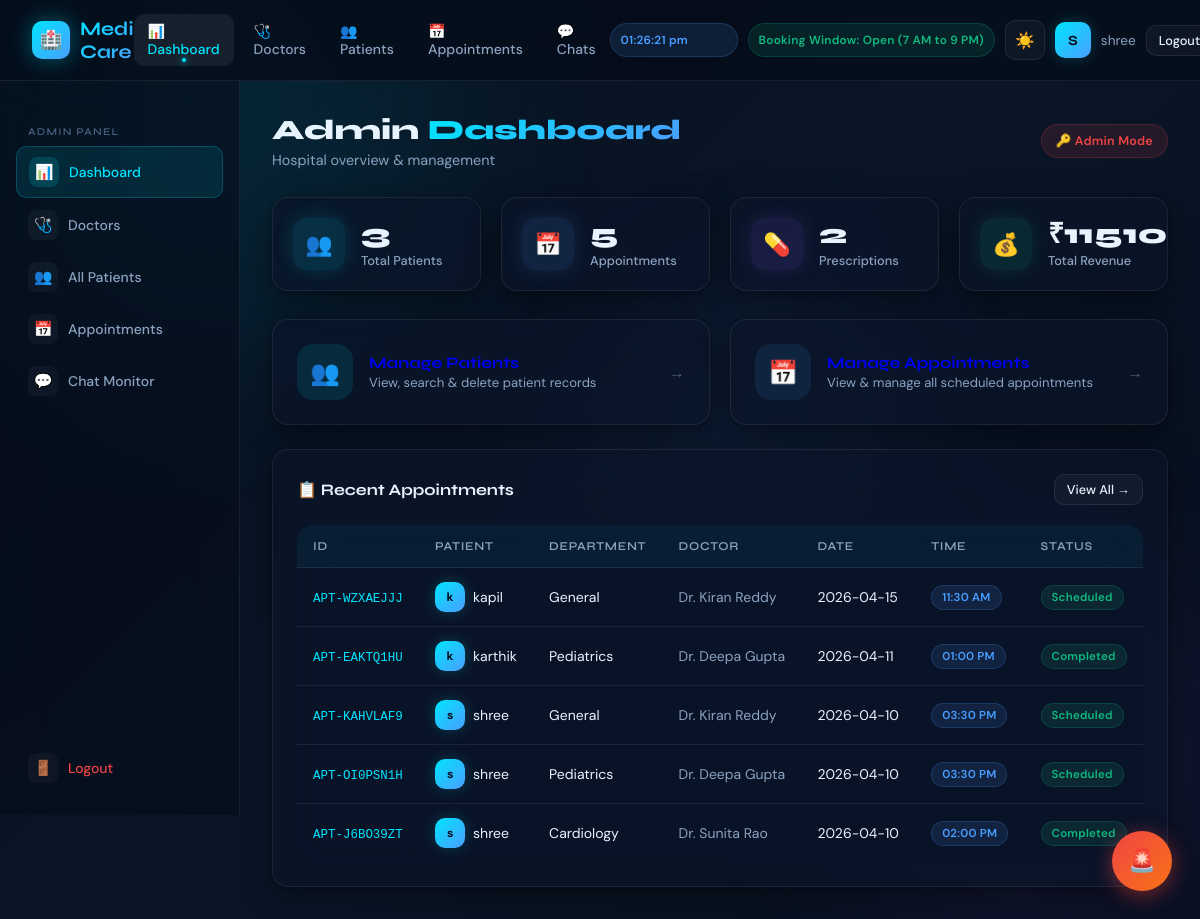
The app's page /admin (signed in) with its own data.
### tables this page shows
CREATE TABLE appointments (
        id INTEGER PRIMARY KEY AUTOINCREMENT,
        appointment_id TEXT UNIQUE NOT NULL,
        user_id INTEGER,
        patient_name TEXT,
        doctor TEXT,
        department TEXT,
        date TEXT,
        time_slot TEXT,
        symptoms TEXT,
        status TEXT DEFAULT 'Scheduled',
        created_at TEXT DEFAULT CURRENT_TIMESTAMP, doctor_id INTEGER, completed_at TEXT,
        FOREIGN KEY(user_id) REFERENCES users(id)
    );

### app.py (the view)
@app.route('/admin')
@require_admin
def admin_dashboard():
    conn = get_db()
    total_patients = conn.execute('SELECT COUNT(*) FROM users').fetchone()[0]
    total_appointments = conn.execute('SELECT COUNT(*) FROM appointments').fetchone()[0]
    total_prescriptions = conn.execute('SELECT COUNT(*) FROM prescriptions').fetchone()[0]
    total_revenue = conn.execute('SELECT SUM(total) FROM bills').fetchone()[0] or 0
    recent_apts = conn.execute('''SELECT a.*, u.email FROM appointments a
                                  LEFT JOIN users u ON a.user_id = u.id
                                  ORDER BY a.created_at DESC LIMIT 5''').fetchall()
    conn.close()
    return render_template('admin_dashboard.html',
                           total_patients=total_patients,
                           total_appointments=total_appointments,
                           total_prescriptions=total_prescriptions,
                           total_revenue=total_revenue,
                           recent_apts=recent_apts)

### app.py (called while the page is built)
def get_db():
    conn = sqlite3.connect(DB_PATH, timeout=10)
    conn.row_factory = sqlite3.Row
    conn.execute('PRAGMA busy_timeout = 10000')
    return conn

def require_admin(f):
    from functools import wraps
    @wraps(f)
    def decorated(*args, **kwargs):
        if not session.get('is_admin'):
            return redirect(url_for('login'))
        return f(*args, **kwargs)
    return decorated

### templates/admin_dashboard.html (shortened to what this page needs)
{% extends "base.html" %}
{% block content %}
<div class="page-header fade-in">
  <div style="display:flex; justify-content:space-between; align-items:center; flex-wrap:wrap; gap:12px;">
    <div>
      <h1 class="page-title">Admin <span>Dashboard</span></h1>
      <p class="page-subtitle">Hospital overview & management</p>
    </div>
    <div style="display:flex; gap:8px; align-items:center;">
      <span class="badge badge-red" style="padding:8px 14px; font-size:0.78rem;">🔑 Admin Mode</span>
    </div>
  </div>
</div>
<div class="stats-grid" style="grid-template-columns: repeat(auto-fit, minmax(180px, 1fr));">
  <div class="stat-card fade-in stagger-1">
    <div class="stat-icon cyan">👥</div>
    <div class="stat-info">
      <div class="stat-value">{{ total_patients }}</div>
      <div class="stat-label">Total Patients</div>
    </div>
  </div>
  <div class="stat-card fade-in stagger-2">
    <div class="stat-icon blue">📅</div>
    <div class="stat-info">
      <div class="stat-value">{{ total_appointments }}</div>
      <div class="stat-label">Appointments</div>
    </div>
  </div>
  <div class="stat-card fade-in stagger-3">
    <div class="stat-icon purple">💊</div>
    <div class="stat-info">
      <div class="stat-value">{{ total_prescriptions }}</div>
      <div class="stat-label">Prescriptions</div>
    </div>
  </div>
  <div class="stat-card fade-in stagger-4">
    <div class="stat-icon green">💰</div>
    <div class="stat-info">
      <div class="stat-value">₹{{ total_revenue }}</div>
      <div class="stat-label">Total Revenue</div>
    </div>
  </div>
</div>
<div class="grid-2" style="margin-bottom:24px;">
  <a href="/admin/patients" class="card fade-in stagger-2" style="text-decoration:none; display:flex; align-items:center; gap:16px; cursor:pointer;">
    <div style="width:56px; height:56px; border-radius:16px; background:rgba(0,229,255,0.1); display:flex; align-items:center; justify-content:center; font-size:24px;">👥</div>
    <div>
      <div style="font-family:var(--font-display); font-weight:700; margin-bottom:2px;">Manage Patients</div>
      <div style="font-size:0.82rem; color:var(--text-secondary);">View, search & delete patient records</div>
    </div>
    <div style="margin-left:auto; color:var(--text-muted);">→</div>
  </a>
  <a href="/admin/appointments" class="card fade-in stagger-3" style="text-decoration:none; display:flex; align-items:center; gap:16px; cursor:pointer;">
    <div style="width:56px; height:56px; border-radius:16px; background:rgba(74,158,255,0.1); display:flex; align-items:center; justify-content:center; font-size:24px;">📅</div>
    <div>
      <div style="font-family:var(--font-display); font-weight:700; margin-bottom:2px;">Manage Appointments</div>
      <div style="font-size:0.82rem; color:var(--text-secondary);">View & manage all scheduled appointments</div>
    </div>
    <div style="margin-left:auto; color:var(--text-muted);">→</div>
  </a>
</div>
<div class="card fade-in stagger-3">
  <div style="display:flex; justify-content:space-between; align-items:center; margin-bottom:20px;">
    <h3 style="font-family:var(--font-display); font-weight:700; font-size:1rem;">📋 Recent Appointments</h3>
    <a href="/admin/appointments" class="btn btn-secondary btn-sm">View All →</a>
  </div>
  {% if recent_apts %}
  <div class="table-container" style="box-shadow:none; border:none;">
    <table class="table" style="background:transparent;">
      <thead>
        <tr>
          <th>ID</th>
          <th>Patient</th>
          <th>Department</th>
          <th>Doctor</th>
          <th>Date</th>
          <th>Time</th>
          <th>Status</th>
        </tr>
      </thead>
      <tbody>
        {% for apt in recent_apts %}
        <tr>
          <td><code style="color:var(--accent-cyan); font-size:0.78rem;">{{ apt.appointment_id }}</code></td>
          <td>
            <div style="display:flex; align-items:center; gap:8px;">
              <div class="avatar" style="width:30px; height:30px; font-size:0.75rem;">{{ apt.patient_name[0] if apt.patient_name else '?' }}</div>
              <span style="font-size:0.875rem;">{{ apt.patient_name }}</span>
            </div>
          </td>
          <td style="font-size:0.875rem;">{{ apt.department }}</td>
          <td style="font-size:0.875rem; color:var(--text-secondary);">{{ apt.doctor }}</td>
          <td style="font-size:0.875rem;">{{ apt.date }}</td>
          <td><span class="badge badge-blue" style="font-size:0.72rem;">{{ apt.time_slot }}</span></td>
          <td><span class="badge badge-green" style="font-size:0.72rem;">{{ apt.status }}</span></td>
        </tr>
        {% endfor %}
      </tbody>
    </table>
  </div>
  {% else %}
  <div class="empty-state" style="padding:30px;">
    <div class="empty-icon">📅</div>
    <h3>No appointments yet</h3>
  </div>
  {% endif %}
</div>
{% endblock %}

### templates/base.html (shortened to what this page needs)
<!DOCTYPE html>
<html lang="en">
<head>
  <link rel="stylesheet" href="{{ url_for('static', filename='css/main.css') }}">
</head>
<body>
<div class="bg-animated"></div>
<div class="bg-blob-3"></div>
<nav class="navbar">
  <a href="{% if session.get('is_admin') %}/admin{% elif session.get('is_doctor') %}/doctor{% else %}/dashboard{% endif %}" class="navbar-brand">
    <div class="brand-icon">🏥</div>
    <span class="brand-text">Medi Care</span>
  </a>
  <ul class="navbar-nav" id="navLinks">
    {% if session.get('is_admin') %}
    <li><a href="/admin" class="nav-link">📊 Dashboard</a></li>
    <li><a href="/admin/doctors" class="nav-link">🩺 Doctors</a></li>
    <li><a href="/admin/patients" class="nav-link">👥 Patients</a></li>
    <li><a href="/admin/appointments" class="nav-link">📅 Appointments</a></li>
    <li><a href="/admin/chats" class="nav-link">💬 Chats</a></li>
    {% elif session.get('is_doctor') %}
    <li><a href="/doctor" class="nav-link">🩺 My Appointments</a></li>
    {% else %}
    <li><a href="/dashboard" class="nav-link">🏠 Home</a></li>
    <li><a href="/chatbot" class="nav-link">🤖 AI Chatbot</a></li>
    <li><a href="/book-appointment" class="nav-link">📅 Book</a></li>
    {% endif %}
  </ul>
  <div class="navbar-actions">
    <div id="liveClock" class="badge badge-blue" style="padding:8px 10px; font-size:0.74rem; min-width:128px; text-align:center;">--:--:--</div>
    <div id="bookingStatus" class="badge badge-yellow" style="padding:8px 10px; font-size:0.74rem;">Checking hours...</div>
    <button class="theme-toggle" id="themeToggle" onclick="toggleTheme()">☀️</button>
    <div style="display:flex;align-items:center;gap:10px;">
      <div class="avatar">{{ session.get('user_name', 'U')[0].upper() }}</div>
      <span style="font-size:0.85rem;color:var(--text-secondary);max-width:120px;overflow:hidden;text-overflow:ellipsis;white-space:nowrap;">{{ session.get('user_name', '') }}</span>
    </div>
    <a href="/logout" class="btn btn-secondary btn-sm">Logout</a>
  </div>
</nav>
<div class="layout">
  <aside class="sidebar">
    {% if session.get('is_admin') %}
    <p class="sidebar-section-title">Admin Panel</p>
    <a href="/admin" class="sidebar-link"><span class="icon">📊</span><span>Dashboard</span></a>
    <a href="/admin/doctors" class="sidebar-link"><span class="icon">🩺</span><span>Doctors</span></a>
    <a href="/admin/patients" class="sidebar-link"><span class="icon">👥</span><span>All Patients</span></a>
    <a href="/admin/appointments" class="sidebar-link"><span class="icon">📅</span><span>Appointments</span></a>
    <a href="/admin/chats" class="sidebar-link"><span class="icon">💬</span><span>Chat Monitor</span></a>
    {% elif session.get('is_doctor') %}
    <p class="sidebar-section-title">Doctor Portal</p>
    <a href="/doctor" class="sidebar-link"><span class="icon">🩺</span><span>My Appointments</span></a>
    {% endif %}
    <div style="position:absolute; bottom:20px; left:16px; right:16px;">
      <a href="/logout" class="sidebar-link" style="color:var(--accent-red);">
        <span class="icon">🚪</span><span>Logout</span>
      </a>
    </div>
  </aside>
  <main class="main-content">
    {% block content %}{% endblock %}
  </main>
</div>
<button class="emergency-fab" onclick="showEmergencyModal()" title="Emergency Help">
  🚨
</button>
</body>
</html>

### records on screen
appointments: appointment_id "APT-WZXAEJJJ", patient_name "k", patient_name "kapil", department "General", doctor "Dr. Kiran Reddy", date "2026-04-15", time_slot "11:30 AM", status "Scheduled"
appointments: appointment_id "APT-EAKTQ1HU", patient_name "k", patient_name "karthik", department "Pediatrics", doctor "Dr. Deepa Gupta", date "2026-04-11", time_slot "01:00 PM", status "Completed"
appointments: appointment_id "APT-KAHVLAF9", patient_name "s", patient_name "shree", department "General", doctor "Dr. Kiran Reddy", date "2026-04-10", time_slot "03:30 PM", status "Scheduled"
appointments: appointment_id "APT-OI0PSN1H", patient_name "s", patient_name "shree", department "Pediatrics", doctor "Dr. Deepa Gupta", date "2026-04-10", time_slot "03:30 PM", status "Scheduled"
appointments: appointment_id "APT-J6BO39ZT", patient_name "s", patient_name "shree", department "Cardiology", doctor "Dr. Sunita Rao", date "2026-04-10", time_slot "02:00 PM", status "Completed"

### other values on screen
{{ session.get('user_name', 'U')[0].upper() }} "S"
{{ session.get('user_name', '') }} "shree"
{{ total_patients }} "3"
{{ total_appointments }} "5"
{{ total_prescriptions }} "2"
{{ total_revenue }} "11510"
